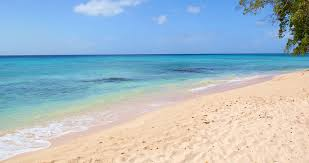
#> input picture Image Processing/dataset/download (3).jpg, 309 x 163 px; its folder holds only this picture in this run
$ python index.py
#> lines starting #> are read from the running program, lines starting #| are printed output that depends on the picture; after the words box and inside, x2 and y2 are one past the last pixel; in counts of white or black regions, pixels touching at a corner belong together
### Image Processing/colordescriptor.py
# import the necessary packages
# import the necessary packages
import numpy as np
import cv2

class ColorDescriptor:
	def __init__(self, bins):
		# store the number of bins for the 3D histogram
#> further down, image is the input picture: shape (163, 309, 3); mean B, G, R 198.9, 186.9, 166.7
		self.bins = bins

	def describe(self, image):
		# convert the image to the HSV color space and initialize
		# the features used to quantify the image

		image = cv2.cvtColor(image, cv2.COLOR_BGR2HSV)
#> image: shape (163, 309, 3); mean H, S, V 66.9, 85.8, 218.7
		features = []

		# grab the dimensions and compute the center of the image
		(h, w) = image.shape[:2]
#> h = 163; w = 309
		(cX, cY) = (int(w * 0.5), int(h * 0.5))
#> cX = 154; cY = 81

		# divide the image into four rectangles/segments (top-left,
		# top-right, bottom-right, bottom-left)
		segments = [(0, cX, 0, cY), (cX, w, 0, cY), (cX, w, cY, h),
			(0, cX, cY, h)]

		# construct an elliptical mask representing the center of the
		# image
		(axesX, axesY) = (int(w * 0.75 / 2), int(h * 0.75 / 2))
#> axesX = 115; axesY = 61
		ellipMask = np.zeros(image.shape[:2], dtype = "uint8")
		cv2.ellipse(ellipMask, (cX, cY), (axesX, axesY), 0, 0, 360, 255, -1)
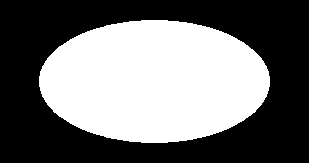
#> ellipMask: shape (163, 309); 44.3% white; 1 white region, box (x1, y1, x2, y2) and area: (39, 20, 270, 143) 22289

		# loop over the segments
		for (startX, endX, startY, endY) in segments:
			# construct a mask for each corner of the image, subtracting
			# the elliptical center from it
			cornerMask = np.zeros(image.shape[:2], dtype = "uint8")
			cv2.rectangle(cornerMask, (startX, startY), (endX, endY), 255, -1)
			cornerMask = cv2.subtract(cornerMask, ellipMask)

			# extract a color histogram from the image, then update the
			# feature vector
			hist = self.histogram(image, cornerMask)
			features.extend(hist)
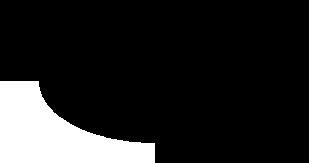
#> cornerMask: shape (163, 309); 14% white; 1 white region, box (x1, y1, x2, y2) and area: (0, 81, 155, 163) 7048
#> after the loop, features = 1152 values, max 0.999 at index 584, min 0 at index 0, mean 0.00748

		# extract a color histogram from the elliptical region and
		# update the feature vector
		hist = self.histogram(image, ellipMask)
#> hist = 288 values, max 0.584 at index 8, min 0 at index 0, mean 0.0104
		features.extend(hist)

		# return the feature vector
		return features

	def histogram(self, image, mask):
		# extract a 3D color histogram from the masked region of the
		# image, using the supplied number of bins per channel; then
		# normalize the histogram
		hist = cv2.calcHist([image], [0, 1, 2], mask, self.bins,
			[0, 180, 0, 256, 0, 256])

		#hist = cv2.normalize(hist).flatten()
		cv2.normalize(hist, hist)
		hist = hist.flatten()
		# return the histogram
		return hist

### Image Processing/index.py
# import the necessary packages
from colordescriptor import ColorDescriptor
import argparse
import glob
import cv2

# construct the argument parser and parse the arguments
#ap = argparse.ArgumentParser()
#ap.add_argument("-d", "--dataset", required = True,
#	help = "Path to the directory that contains the images to be indexed")
#ap.add_argument("-i", "--index", required = True,
#	help = "Path to where the computed index will be stored")
#args = vars(ap.parse_args())

args ={
	'index' : "index.txt",
	'dataset' : "dataset",
}

# initialize the color descriptor
cd = ColorDescriptor((8, 12, 3))

# open the output index file for writing
output = open(args['index'], "w")

#print(glob.glob(args['dataset'] + "/*.jpg"))

# use glob to grab the image paths and loop over them
for imagePath in glob.glob(args['dataset'] + "/*.jpg"):
	# extract the image ID (i.e. the unique filename) from the image
	# path and load the image itsel

	imageID = imagePath[imagePath.rfind("dataset") + 8:]
	image = cv2.imread(imagePath)
	print(imagePath)
	# describe the image
	features = cd.describe(image)
#> features = 1440 values, max 0.999 at index 584, min 0 at index 0, mean 0.00806
	# write the features to file
	features = [str(f) for f in features]
#> features = 1440 items, first 6: '0.0', '0.0', '0.0', '0.0', '0.0', '0.0'
	print(imageID)
	output.write("%s,%s\n" % (imageID, ",".join(features)))

# close the index file
output.close()

$ run again, on Image Processing/dataset/images (3).jpg
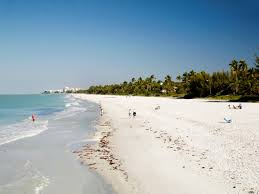
#> input picture Image Processing/dataset/images (3).jpg, 259 x 194 px
#> image is the input picture: shape (194, 259, 3); mean B, G, R 178.7, 169.9, 152.3
#> image: shape (194, 259, 3); mean H, S, V 65.2, 71.4, 187.4
#> in describe, `cv2.ellipse(ellipMask, (cX, cY), (axesX, axesY), 0, 0, 360, 255, -1)`:
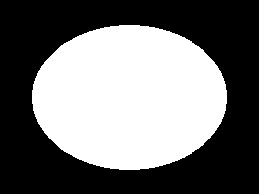
#> ellipMask: shape (194, 259); 44.1% white; 1 white region, box (x1, y1, x2, y2) and area: (32, 25, 227, 170) 22161
#> after the loop in describe, `for (startX, endX, startY, endY) in segments:`: features = 1152 values, max 0.994 at index 578, min 0 at index 0, mean 0.00776
#> in describe, `hist = self.histogram(image, ellipMask)`: hist = 288 values, max 0.815 at index 2, min 0 at index 14, mean 0.0106
#> `features = cd.describe(image)`: features = 1440 values, max 0.994 at index 578, min 0 at index 0, mean 0.00833
#> `features = [str(f) for f in features]`: features = 1440 items, first 6: '0.0', '0.0', '0.0', '0.0', '0.0', '0.0'

$ run again, on Image Processing/dataset/download.jpg
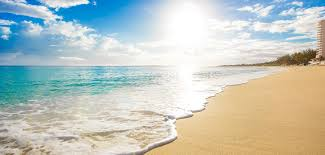
#> input picture Image Processing/dataset/download.jpg, 325 x 155 px
#> image is the input picture: shape (155, 325, 3); mean B, G, R 190, 197.9, 190.8
#> image: shape (155, 325, 3); mean H, S, V 49.8, 62.1, 215.3
#> in describe, `cv2.ellipse(ellipMask, (cX, cY), (axesX, axesY), 0, 0, 360, 255, -1)`:
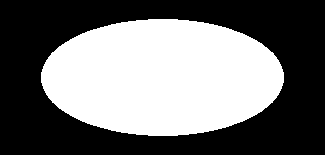
#> ellipMask: shape (155, 325); 44.3% white; 1 white region, box (x1, y1, x2, y2) and area: (41, 19, 284, 136) 22313
#> after the loop in describe, `for (startX, endX, startY, endY) in segments:`: features = 1152 values, max 0.925 at index 593, min 0 at index 0, mean 0.00962
#> in describe, `hist = self.histogram(image, ellipMask)`: hist = 288 values, max 0.638 at index 2, min 0 at index 0, mean 0.00976
#> `features = cd.describe(image)`: features = 1440 values, max 0.925 at index 593, min 0 at index 0, mean 0.00965
#> `features = [str(f) for f in features]`: features = 1440 items, first 6: '0.0', '0.0', '0.026632214', '0.0', '0.0', '0.002959135'
